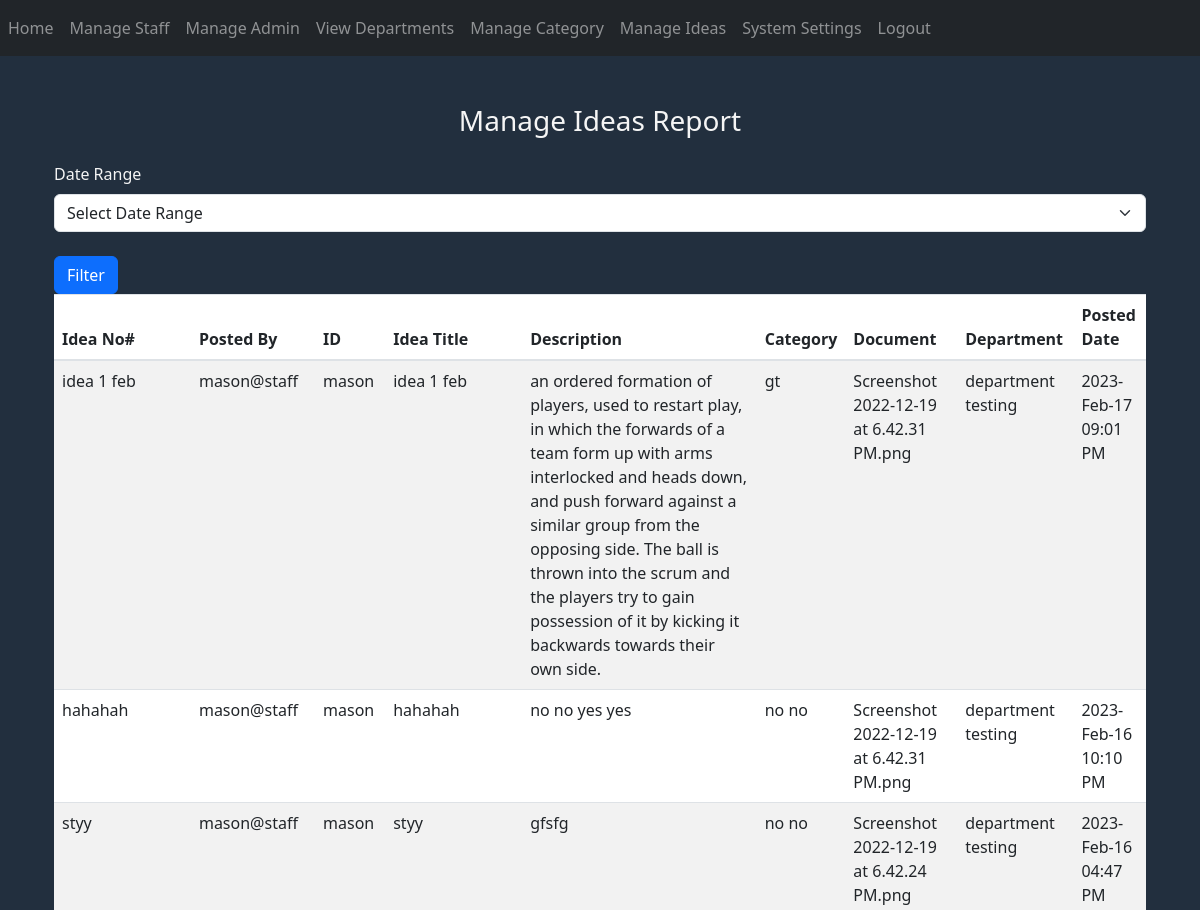
Before: /manage-ideas (signed in, upper part) with the older database file.
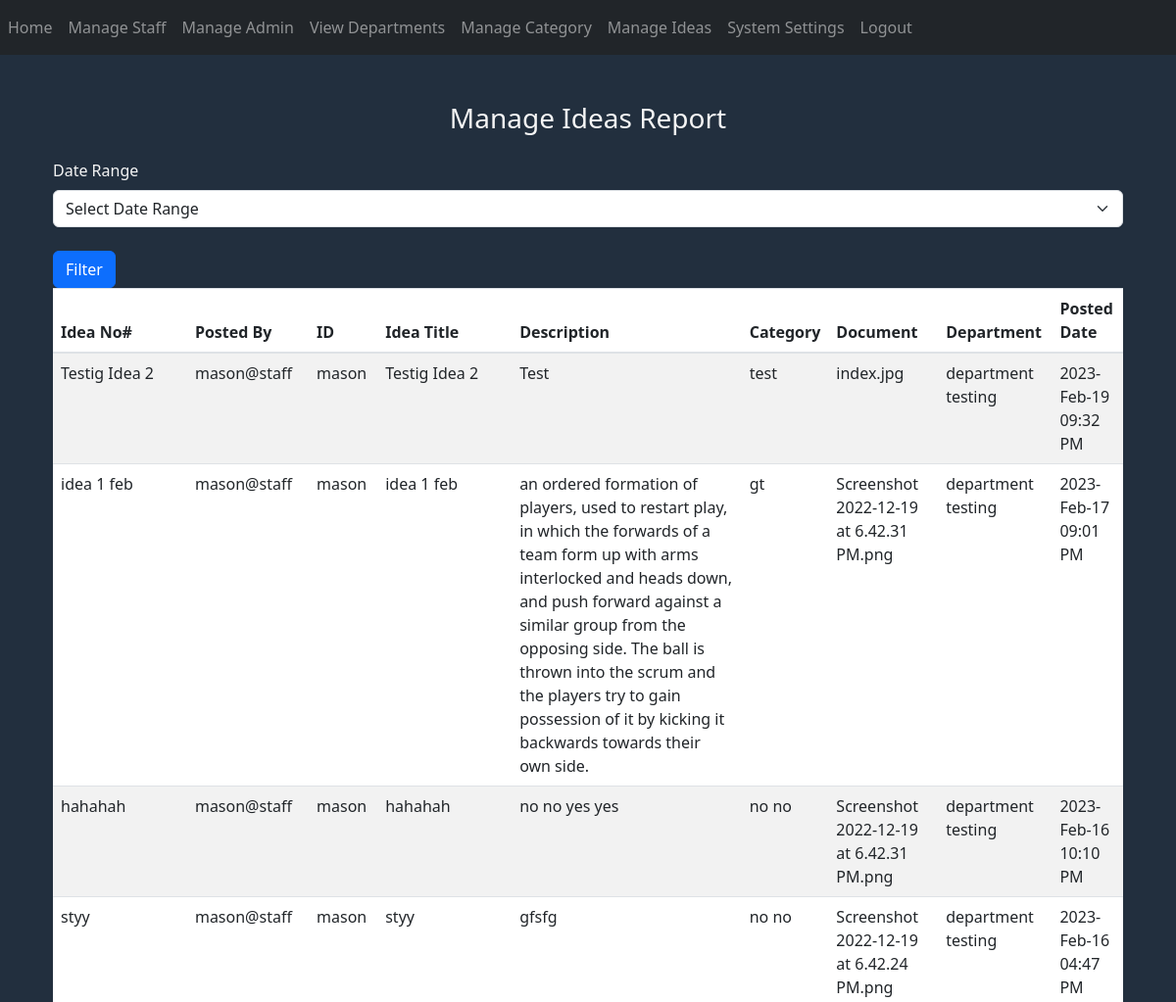
After: the same page with the newer database file.
### website/models.py (models this page shows, shortened)
class Ideas(db.Model, UserMixin):
    id = db.Column(db.Integer, primary_key=True)
    staff_id = db.Column(db.Integer, db.ForeignKey('staff.id'))
    staff = db.relationship('Staff', backref='ideas')
    title = db.Column(db.String(150))
    category = db.Column(db.Integer, db.ForeignKey('category.id'))
    time = db.Column(db.DateTime(timezone=True), default=func.now())
    description = db.Column(db.String(1000))
    document = db.Column(db.String(150), nullable=False)
    anon = db.Column(Boolean, default=False)
    like = db.Column(db.Integer)
    dislike = db.Column(db.Integer)
    view_count = db.Column(db.Integer)
    comment_count = db.Column(db.Integer)
    comment = db.relationship('Comments')
    like_dislike_count = db.relationship('Like')

class Staff(db.Model, UserMixin):
    id = db.Column(db.Integer, primary_key=True)
    name = db.Column(db.String(150))
    department = db.Column(db.Integer, db.ForeignKey('department.id'))
    nrc = db.Column(db.String(150))
    role = db.Column(db.String(150))
    email = db.Column(db.String(150), unique=True)
    phone_no = db.Column(db.String(150), unique=True)
    address = db.Column(db.String(255))
    username = db.Column(db.String(150))
    password = db.Column(db.String(150))
    notification = db.relationship('Notifications')
    idea = db.relationship('Ideas')
    comment = db.relationship('Comments')
    like_dislike_count = db.relationship('Like')

class Category(db.Model, UserMixin):
    id = db.Column(db.Integer, primary_key=True)
    name = db.Column(db.String(150))

class Department(db.Model, UserMixin):
    id = db.Column(db.Integer, primary_key=True)
    name = db.Column(db.String(150))
    staff = db.relationship('Staff')

### website/auth.py (the view)
@auth.route('/manage-ideas')
@login_required
def manage_ideas():
    date_range = request.args.get('date_range')
    if date_range:
        start_str, closure_str = date_range.split(' - ')
        start_date = datetime.strptime(start_str, '%Y-%b-%d')
        closure_date = datetime.strptime(closure_str, '%Y-%b-%d') + timedelta(days=1)  # add a day to closure date to include all events on that day
    else:
        start_date = datetime.min
        closure_date = datetime.max
    ideas = Ideas.query.filter(Ideas.time >= start_date, Ideas.time < closure_date).order_by(Ideas.time.desc())
    settings = Settings.query.order_by(Settings.closure_date.desc())
    categories = Category.query.all()
    departments = Department.query.all()
    category_list = {}
    department_list = {}
    for cat in categories:
        category_list[cat.id] = cat.name
    for dep in departments:
        department_list[dep.id] = dep.name
    return render_template("manage_ideas.html", settings=settings, ideas=ideas, user=current_user, categories=category_list, departments=department_list)

### website/__init__.py (called while the page is built)
def create_app():
    app = Flask(__name__)
    app.config['SECRET_KEY'] = 'hjshjhdjah kjshkjdhjs'
    app.config['SQLALCHEMY_DATABASE_URI'] = f'sqlite:///{DB_NAME}'
    app.config['UPLOAD_FOLDER'] = "static/uploads/"
    db.init_app(app)
    from .views import views
    from .auth import auth
    app.register_blueprint(views, url_prefix='/')
    app.register_blueprint(auth, url_prefix='/')
    from .models import Staff, Department, Comments, Category, Notifications, Admin, Ideas, Like, Settings
    with app.app_context():
        db.create_all()
    login_manager = LoginManager()
    login_manager.login_view = 'auth.login'
    login_manager.init_app(app)
    @login_manager.user_loader
    def load_user(id):
        return Staff.query.get(int(id))
    return app

### website/templates/manage_ideas.html (shortened to what this page needs)
{% extends "base2.html" %}
{% block content %}
<link href="https://cdn.jsdelivr.net/npm/bootstrap@5.3.0-alpha1/dist/css/bootstrap.min.css" rel="stylesheet"
>
<body style="background-color: #222f3e; color: whitesmoke">
<div class="container mt-5">
    <h3 class="text-center mb-4">Manage Ideas Report</h3>
    <form method="GET" action="{{ url_for('auth.manage_ideas') }}">
       <label for="date-range">Date Range</label>
<select class="form-select" id="date-range" name="date_range">
    <option value="">Select Date Range</option>
</select>
        <br>
    <button type="submit" class="btn btn-primary">Filter</button>
        <table class="table table-striped" style="background-color: #c8d6e5">
            <thead >
                <tr>
                    <th>Idea No#</th>
                    <th>Posted By</th>
                    <th>ID</th>
                    <th>Idea Title</th>
                    <th>Description</th>
                    <th>Category</th>
                    <th>Document</th>
                    <th>Department</th>
                    <th>Posted Date</th>
                </tr>
            </thead>
            <tbody>
            {% for idea in ideas %}
                <tr>
                    <td>{{ idea.title }}</td>
                    <td>{{ idea.staff.name }}</td>
                    <td>{{ idea.staff.nrc }}</td>
                    <td>{{ idea.title }}</td>
                    <td>{{ idea.description }}</td>
                    <td>{{ categories[idea.category] }}</td>
                    <td>{{ idea.document }}</td>
                    <td>{{ departments[idea.staff.department] }}</td>
                    <td>{{ idea.time.strftime('%Y-%b-%d<br>%I:%M %p')|safe }}</td>
                </tr>
            {% endfor %}
            </tbody>
        </table>
    </form>
</div>
</body>
{% endblock %}

Changed rows visible on the page:
added Ideas: title "Testig Idea 2", staff.name "mason@staff", staff.nrc "mason", description "Test", category.name "test", document "index.jpg", {{ departments[idea.staff.department] }} "department testing", time "2023-Feb-19 09:32 PM"
